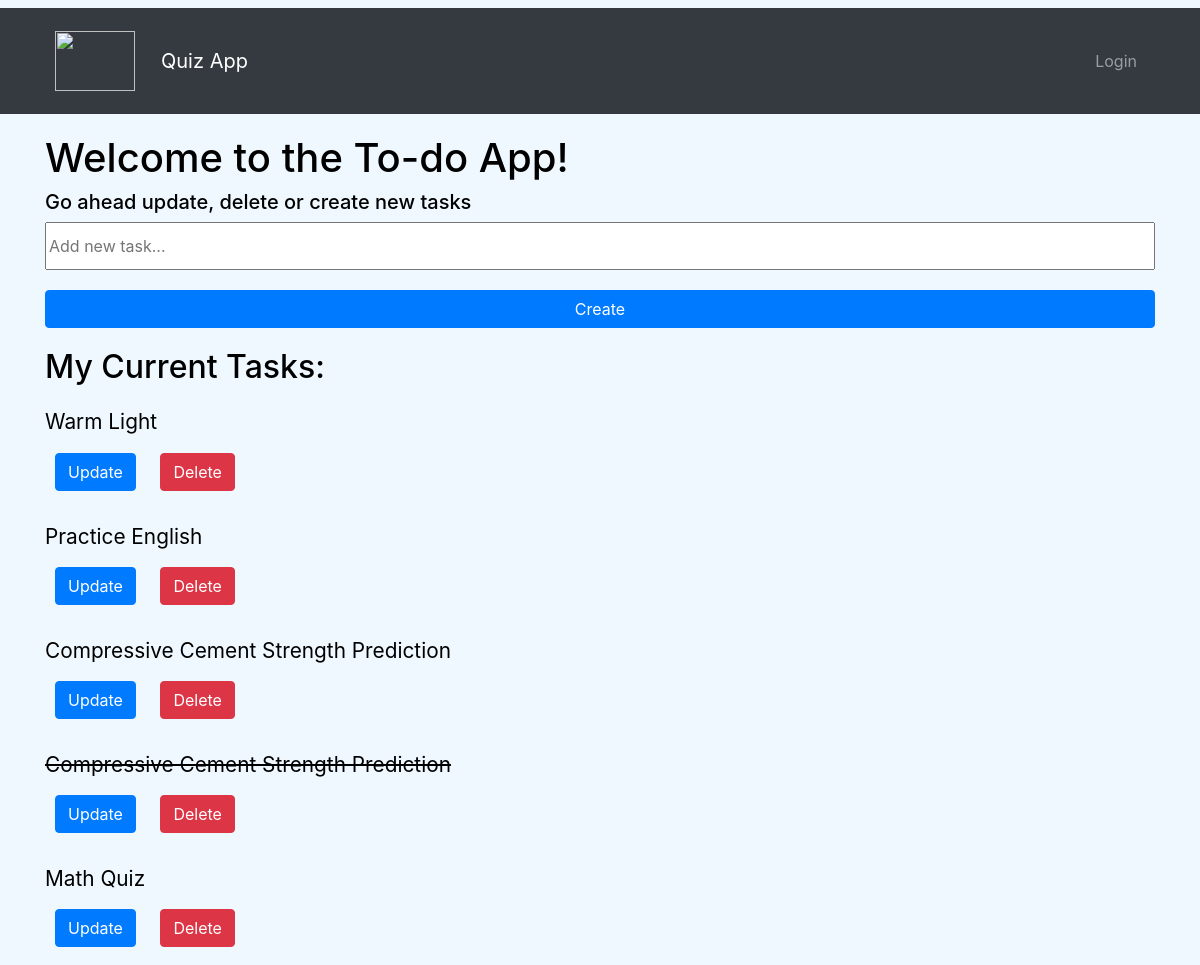
The page /app/todo/ on the database its author committed.
### list/models.py (models this page shows)
class Tasks(models.Model):
	title=models.CharField(max_length=264)
	status=models.BooleanField(default=False)
	date=models.DateTimeField(auto_now_add=True)
	def __str__(self):
		return self.title

### list/views.py (the view)
# urls.py: urlpatterns=[ path('todo/',views.home,name='todo'),
def home(request):
	tasks=Tasks.objects.all()
	form=task_form()
	if request.method=='POST':
		form=task_form(request.POST)
		if form.is_valid():
			form.save()
			return redirect('/')
	context={'tasks':tasks,'form':form}
	return render(request,'list/home.html',context)

### list/forms.py
class task_form(forms.ModelForm):
    title= forms.CharField(widget= forms.TextInput(attrs={'placeholder':'Add new task...'}))
    class Meta:
        model = Tasks
        fields = '__all__'

### list/templates/list/home.html (shortened to what this page needs)
<!DOCTYPE html>
<html>
<head>
	<link rel="stylesheet" href="https://maxcdn.bootstrapcdn.com/bootstrap/4.0.0/css/bootstrap.min.css">
</head>
<body>
	 <nav class="navbar navbar-expand-lg navbar-dark bg-dark">
		<div class="container">
			<a class="navbar-brand" href="#"> <img width="80" height="60" src="https://images-platform.99static.com//W0gGrtUIP89FSCBmtpGj-VftZBU=/138x117:1027x1006/fit-in/500x500/99designs-contests-attachments/115/115725/attachment_115725251" alt=""></a>
    <a class="navbar-brand" href="{% url 'index' %}">Quiz App</a>
    <div class="collapse navbar-collapse" id="navbarSupportedContent">
      <ul class="navbar-nav ml-auto">
        <li class="nav-item ">
          {% if user.is_authenticated %}
          <a class="nav-link" href="{% url 'logout' %}">Logout</a>
          {% else %}
          <a class="nav-link" href="{% url 'login' %}">Login</a>
          {% endif %}
        </li>
      </ul>
	</div>
	</div>
  </nav>
	<div class="container ">
	<h1>Welcome to the To-do App!</h1>
	<h5>Go ahead update, delete or create new tasks</h5>
	<form method='POST' action="">
		{{form.title}}
		<input class="btn btn-primary" type="submit" value="Create" name="create">
	</form>
	<h2>My Current Tasks:</h2>
	{%if tasks%}
	{% for task in tasks %}
		{% if task.status == True %}
		<strike><p>{{task}}</p></strike>
		{%else%}
		<p>{{task}}</p>
		{%endif%}
		<a class="btn btn-primary sz" href="{% url 'update' task.id %}">Update</a>
		<a class="btn btn-danger sz" href="{% url 'delete' task.id %}">Delete</a>
	{% endfor %}
	{%else%}
	<p>Looks like you have no tasks currently</p>
	{%endif%}
	</div>
</body>
</html>

### list/templates/list/home.html (style rules this page uses)
body { background-color: aliceblue; color: black; margin: 8px 0 8px; box-sizing: border-box; background-image: url("https://i.pinimg.com/736x/50/ac/96/50ac96d6074c898c1b27e9bf86d59329.jpg"); }
input { width:100%; padding-top: 10px; padding-bottom: 10px; margin-bottom: 20px; }
p { font-size: 1.3em; margin-bottom: 5px; margin-top: 20px; }
a { margin:10px; }

### rows shown on the page
Tasks: title "Warm Light"
Tasks: title "Practice English"
Tasks: title "Compressive Cement Strength Prediction"
Tasks: title "Compressive Cement Strength Prediction"
Tasks: title "Math Quiz"
